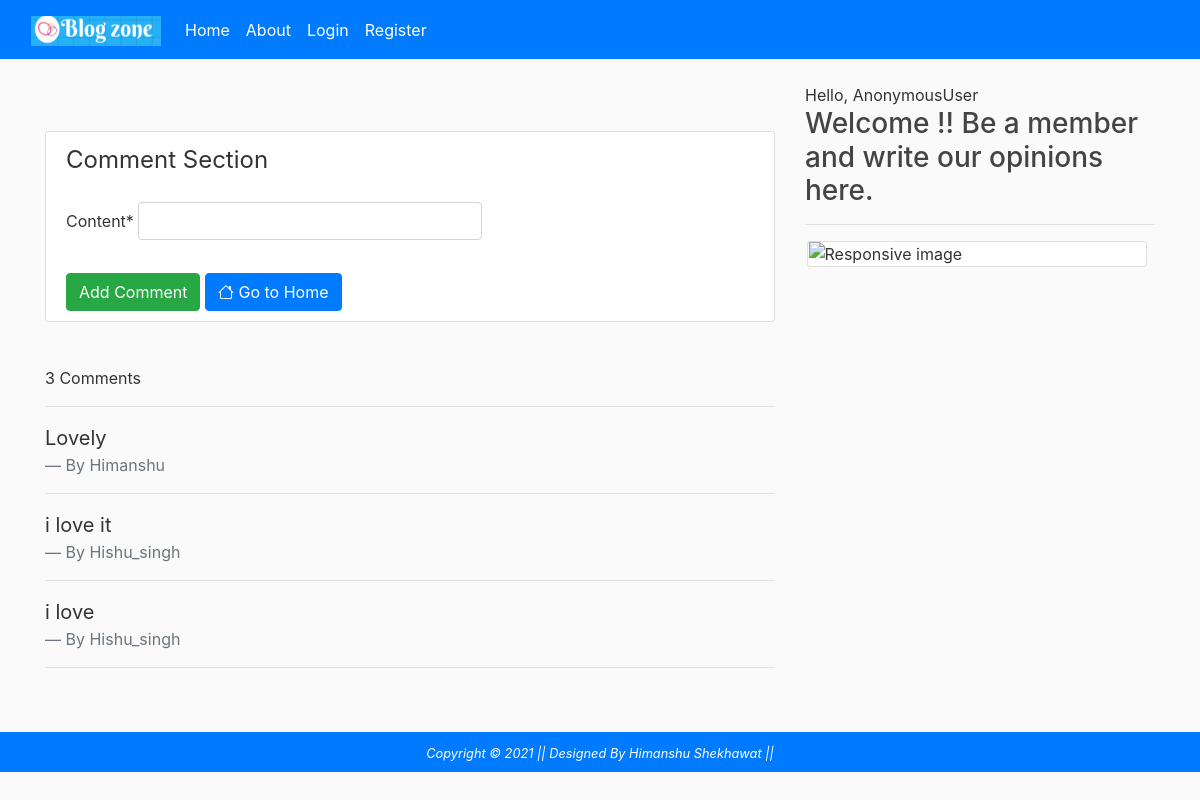
The app's page /commentpage/26/ with its own data.
### blog/models.py (models this page shows, shortened)
class Comment(models.Model):
	user = models.ForeignKey(User, on_delete=models.CASCADE)
	post = models.ForeignKey(Post, on_delete=models.CASCADE)
	content = models.CharField(max_length=150)
	created = models.DateTimeField(auto_now_add=True)

### blog/views.py (the view, shortened to what this page needs)
# urls.py: path('commentpage/<int:pk>/',views.commentpage, name='commentpage'),
def commentpage(request,pk):
  post = Post.objects.get(id=pk)
  comments = Comment.objects.filter(post=post).order_by('-id')
  total_comment =  Comment.objects.filter(post=post).count()
  form = CommentForm()
  return render(request,'blog/commentpage.html',{'form':form, 'comments':comments,
  'total_comment':total_comment})

### users/forms.py
class CommentForm(forms.ModelForm):
	class Meta:
		model = Comment
		fields = ['content']

### blog/templates/blog/commentpage.html (shortened to what this page needs)
{% extends "blog/base.html" %}
{% load static %}
{% load crispy_forms_tags %}
{% block content %}
<br>
<br>
<div class="content-section">
   	<form method="POST">
   		<fieldset class="form-group">
   			<legend class="border-border mb-4">Comment Section</legend>
   			{{form|crispy}}
   		</fieldset>
   		<input type="submit" name="Submit" value="Add Comment" class="btn btn-success">
   		<a class="btn btn-primary" href="{% url 'blog-home' %}"><i class="bi bi-house"></i> Go to Home</a>
   	</form>
</div>
<br>
{{ total_comment }} Comment{{ total_comment|pluralize  }}
<hr>
<div class="main-comment-section">
  {% for comment in comments %}
  <blockquote class="blockquote">
  <p class="mb-0"aaaaaa>{{ comment.content }}</p>
  <footer class="blockquote-footer">By {{ comment.user }}</footer>
  </blockquote>
  <hr>
  {% endfor %}
</div>
{% endblock content %}

### static/css/main.css (style rules this page uses)
body { background: #fafafa; color: #333333; margin-top: 0rem; }
.content-section { background: #ffffff; padding: 10px 20px; border: 1px solid #dddddd; border-radius: 3px; margin-bottom: 20px; }
.textinput { box-sizing: border-box; display: inline-block; width: 50%; }

### records on screen
Comment: content "Lovely", user "Himanshu"
Comment: content "i love it", user "Hishu_singh"
Comment: content "i love", user "Hishu_singh"

### other values on screen
{{ total_comment }} "3"
{{ request.user }} "AnonymousUser"
